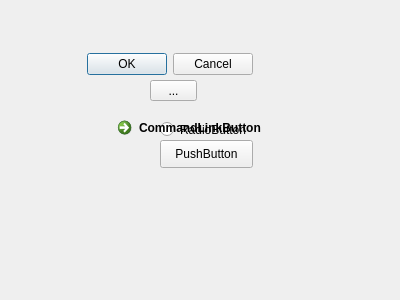
<?xml version="1.0" encoding="UTF-8"?>
<ui version="4.0">
 <class>Dialog</class>
 <widget class="QDialog" name="Dialog">
  <property name="geometry">
   <rect>
    <x>0</x>
    <y>0</y>
    <width>400</width>
    <height>300</height>
   </rect>
  </property>
  <property name="windowTitle">
   <string>Dialog</string>
  </property>
  <widget class="QPushButton" name="pushButton">
   <property name="geometry">
    <rect>
     <x>160</x>
     <y>140</y>
     <width>93</width>
     <height>28</height>
    </rect>
   </property>
   <property name="text">
    <string>PushButton</string>
   </property>
  </widget>
  <widget class="QToolButton" name="toolButton">
   <property name="geometry">
    <rect>
     <x>150</x>
     <y>80</y>
     <width>47</width>
     <height>21</height>
    </rect>
   </property>
   <property name="text">
    <string>...</string>
   </property>
  </widget>
  <widget class="QRadioButton" name="radioButton">
   <property name="geometry">
    <rect>
     <x>160</x>
     <y>120</y>
     <width>115</width>
     <height>19</height>
    </rect>
   </property>
   <property name="text">
    <string>RadioButton</string>
   </property>
  </widget>
  <widget class="QCommandLinkButton" name="commandLinkButton">
   <property name="geometry">
    <rect>
     <x>110</x>
     <y>110</y>
     <width>222</width>
     <height>48</height>
    </rect>
   </property>
   <property name="text">
    <string>CommandLinkButton</string>
   </property>
  </widget>
  <widget class="QDialogButtonBox" name="buttonBox">
   <property name="geometry">
    <rect>
     <x>60</x>
     <y>50</y>
     <width>193</width>
     <height>28</height>
    </rect>
   </property>
   <property name="standardButtons">
    <set>QDialogButtonBox::Cancel|QDialogButtonBox::Ok</set>
   </property>
  </widget>
 </widget>
 <resources/>
 <connections/>
</ui>
